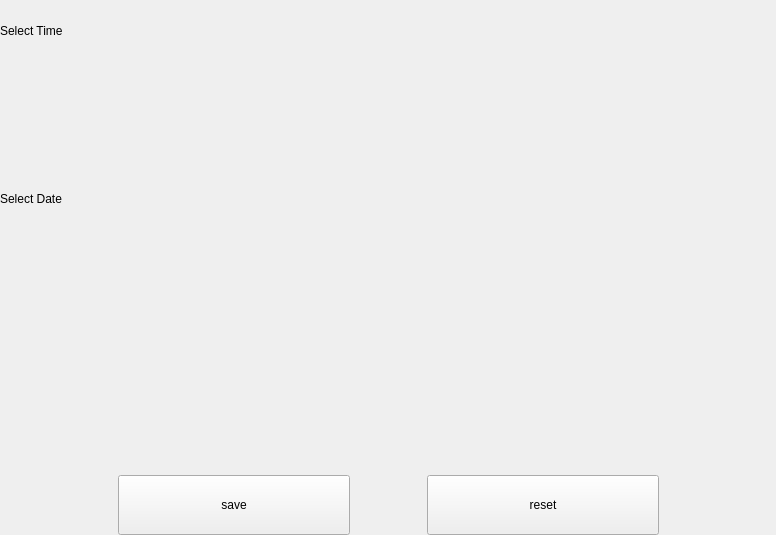
<?xml version="1.0" encoding="UTF-8"?>
<ui version="4.0">
 <class>DateTimeSettings</class>
 <widget class="QWidget" name="DateTimeSettings">
  <property name="geometry">
   <rect>
    <x>0</x>
    <y>0</y>
    <width>776</width>
    <height>535</height>
   </rect>
  </property>
  <property name="windowTitle">
   <string>DateTimeSettings</string>
  </property>
  <layout class="QVBoxLayout" name="verticalLayout">
   <property name="spacing">
    <number>0</number>
   </property>
   <property name="leftMargin">
    <number>0</number>
   </property>
   <property name="topMargin">
    <number>0</number>
   </property>
   <property name="rightMargin">
    <number>0</number>
   </property>
   <property name="bottomMargin">
    <number>0</number>
   </property>
   <item>
    <layout class="QHBoxLayout" name="layout_selectTime">
     <property name="spacing">
      <number>0</number>
     </property>
     <property name="topMargin">
      <number>24</number>
     </property>
     <property name="bottomMargin">
      <number>10</number>
     </property>
     <item>
      <widget class="QLabel" name="label_selectTime">
       <property name="text">
        <string>Select Time</string>
       </property>
      </widget>
     </item>
    </layout>
   </item>
   <item>
    <widget class="KiranTimePickerWidget" name="widget_setTime" native="true">
     <property name="sizePolicy">
      <sizepolicy hsizetype="Preferred" vsizetype="Fixed">
       <horstretch>0</horstretch>
       <verstretch>0</verstretch>
      </sizepolicy>
     </property>
     <property name="minimumSize">
      <size>
       <width>0</width>
       <height>120</height>
      </size>
     </property>
     <property name="maximumSize">
      <size>
       <width>16777215</width>
       <height>120</height>
      </size>
     </property>
    </widget>
   </item>
   <item>
    <layout class="QHBoxLayout" name="layout_selectDate">
     <property name="spacing">
      <number>0</number>
     </property>
     <property name="topMargin">
      <number>24</number>
     </property>
     <property name="bottomMargin">
      <number>10</number>
     </property>
     <item>
      <widget class="QLabel" name="label_selectDate">
       <property name="text">
        <string>Select Date</string>
       </property>
      </widget>
     </item>
    </layout>
   </item>
   <item>
    <widget class="KiranDatePickerWidget" name="widget_setDate" native="true"/>
   </item>
   <item>
    <spacer name="verticalSpacer">
     <property name="orientation">
      <enum>Qt::Vertical</enum>
     </property>
     <property name="sizeHint" stdset="0">
      <size>
       <width>20</width>
       <height>40</height>
      </size>
     </property>
    </spacer>
   </item>
   <item>
    <layout class="QHBoxLayout" name="layout_datetimeButton" stretch="5,0,2,0,5">
     <property name="spacing">
      <number>30</number>
     </property>
     <property name="bottomMargin">
      <number>0</number>
     </property>
     <item>
      <spacer name="horizontalSpacer">
       <property name="orientation">
        <enum>Qt::Horizontal</enum>
       </property>
       <property name="sizeHint" stdset="0">
        <size>
         <width>40</width>
         <height>20</height>
        </size>
       </property>
      </spacer>
     </item>
     <item>
      <widget class="QPushButton" name="btn_save">
       <property name="sizePolicy">
        <sizepolicy hsizetype="Fixed" vsizetype="Fixed">
         <horstretch>0</horstretch>
         <verstretch>0</verstretch>
        </sizepolicy>
       </property>
       <property name="minimumSize">
        <size>
         <width>232</width>
         <height>60</height>
        </size>
       </property>
       <property name="maximumSize">
        <size>
         <width>232</width>
         <height>60</height>
        </size>
       </property>
       <property name="text">
        <string>save</string>
       </property>
      </widget>
     </item>
     <item>
      <spacer name="horizontalSpacer_2">
       <property name="orientation">
        <enum>Qt::Horizontal</enum>
       </property>
       <property name="sizeHint" stdset="0">
        <size>
         <width>40</width>
         <height>20</height>
        </size>
       </property>
      </spacer>
     </item>
     <item>
      <widget class="QPushButton" name="btn_reset">
       <property name="sizePolicy">
        <sizepolicy hsizetype="Fixed" vsizetype="Fixed">
         <horstretch>0</horstretch>
         <verstretch>0</verstretch>
        </sizepolicy>
       </property>
       <property name="minimumSize">
        <size>
         <width>232</width>
         <height>60</height>
        </size>
       </property>
       <property name="maximumSize">
        <size>
         <width>232</width>
         <height>60</height>
        </size>
       </property>
       <property name="text">
        <string>reset</string>
       </property>
      </widget>
     </item>
     <item>
      <spacer name="horizontalSpacer_3">
       <property name="orientation">
        <enum>Qt::Horizontal</enum>
       </property>
       <property name="sizeHint" stdset="0">
        <size>
         <width>40</width>
         <height>20</height>
        </size>
       </property>
      </spacer>
     </item>
    </layout>
   </item>
  </layout>
 </widget>
 <customwidgets>
  <customwidget>
   <class>KiranTimePickerWidget</class>
   <extends>QWidget</extends>
   <header location="global">kiran-time-picker-widget.h</header>
   <container>1</container>
  </customwidget>
  <customwidget>
   <class>KiranDatePickerWidget</class>
   <extends>QWidget</extends>
   <header location="global">kiran-date-picker-widget.h</header>
   <container>1</container>
  </customwidget>
 </customwidgets>
 <resources/>
 <connections/>
</ui>
